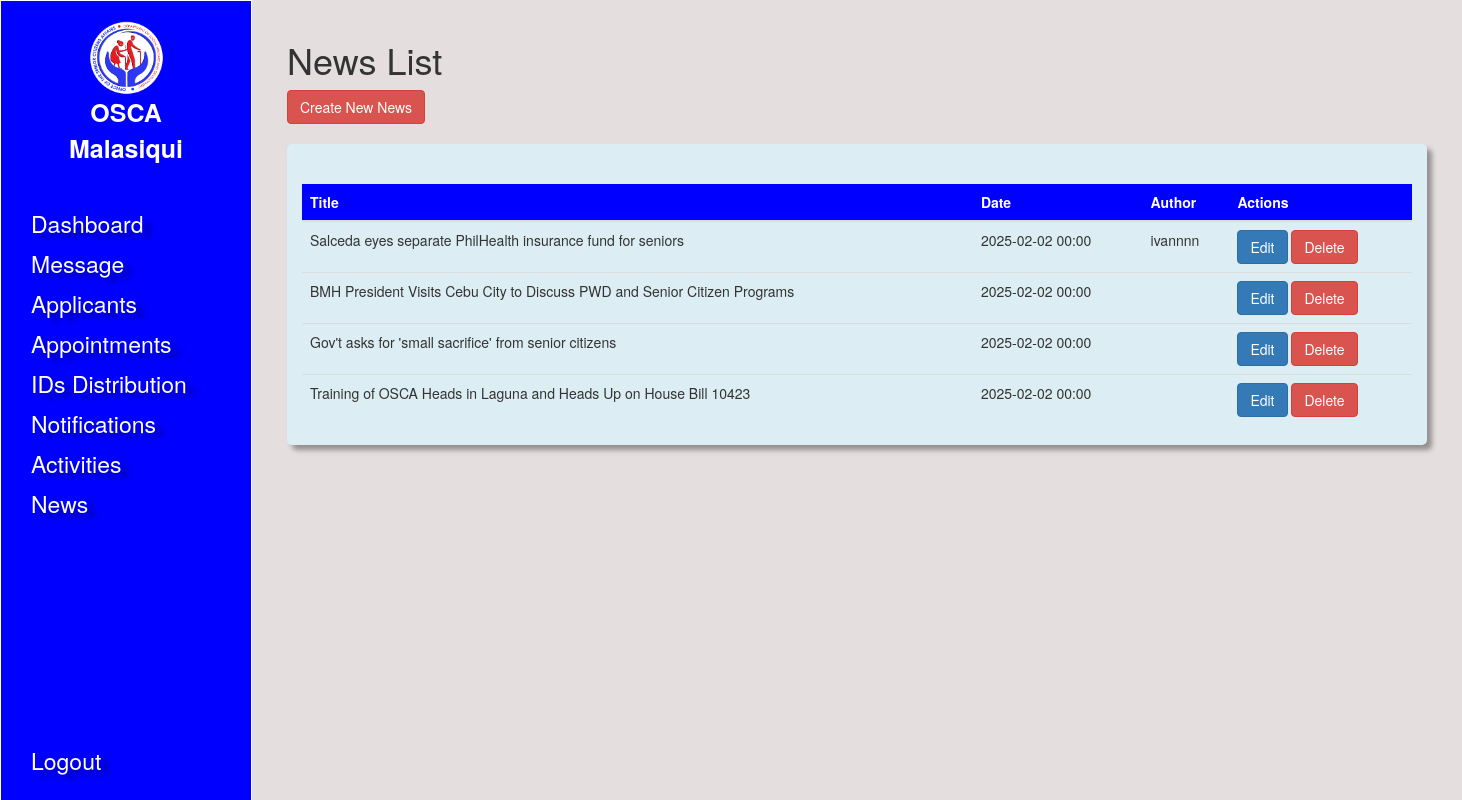
The page /admin/news.php (signed in) on the database its author committed.
### tables this page shows
CREATE TABLE `news` (
  `id` int NOT NULL,
  `author` varchar(100) NOT NULL,
  `title` varchar(255) NOT NULL,
  `news_date` date NOT NULL,
  `content` text NOT NULL,
  `image_path` varchar(255) NOT NULL,
  `headline` tinyint(1) NOT NULL,
  `created_at` timestamp NOT NULL DEFAULT CURRENT_TIMESTAMP,
  `updated_at` timestamp NOT NULL DEFAULT CURRENT_TIMESTAMP,
  `deleted_at` timestamp NULL DEFAULT NULL
);

### admin/news.php (the view, shortened to what this page needs)
<?php
include '.././database/db_connection.php';
$sql = "SELECT * FROM news ORDER BY news_date DESC";
$stmt = $pdo->query($sql);
$newsList = $stmt->fetchAll(PDO::FETCH_ASSOC);
?>
<!DOCTYPE html>
<html lang="en">
<head>
  <link rel="stylesheet" href="./assets/style.css">
  <link rel="stylesheet" href="https://maxcdn.bootstrapcdn.com/bootstrap/3.4.1/css/bootstrap.min.css">
</head>
<body>
  <nav class="navbar">
    <?php include '.././components/admin-nav.php'; ?>
  </nav>
  <div class="main-content">
    <div class="container">
      <h1>News List</h1>
      <button class="btn btn-danger" data-toggle="modal" data-target="#newsModal" id="createBtn">Create New News</button>
      <br><br>
      <div class="col-sm-12 formapplicants paddingtop">
        <table class="table table-hover spacingtop20">
          <thead>
            <tr class="rowtable">
              <th>Title</th>
              <th>Date</th>
              <th>Author</th>
              <th>Actions</th>
            </tr>
          </thead>
          <tbody>
            <?php foreach ($newsList as $news): ?>
              <tr>
                <td><?php echo htmlspecialchars($news['title']); ?></td>
                <td><?php echo date('Y-m-d H:i', strtotime($news['news_date'])); ?></td>
                <td><?php echo htmlspecialchars($news['author']); ?></td>
                <td>
                  <button class="btn btn-primary editBtn"
                          data-id="<?php echo isset($news['id']) ? $news['id'] : ''; ?>"
                          data-title="<?php echo isset($news['title']) ? htmlspecialchars($news['title']) : ''; ?>"
                          data-date="<?php echo isset($news['news_date']) ? date('Y-m-d\TH:i', strtotime($news['news_date'])) : ''; ?>"
                          data-content="<?php echo isset($news['content']) ? htmlspecialchars(strip_tags($news['content'])) : ''; ?>"
                          data-image_path="<?php echo isset($news['image_path']) ? htmlspecialchars($news['image_path']) : ''; ?>"
                          data-headline="<?php echo isset($news['headline']) ? $news['headline'] : 0; ?>"
                          data-author="<?php echo isset($news['author']) ? $news['author'] : ''; ?>">
                    Edit
                  </button>
                  <button class="btn btn-danger deleteBtn"
                          data-id="<?php echo isset($news['id']) ? $news['id'] : ''; ?>">
                    Delete
                  </button>
                </td>
              </tr>
            <?php endforeach; ?>
          </tbody>
        </table>
      </div>
    </div>
  </div>
</body>
</html>

### admin/assets/style.css (style rules this page uses)
body { display: flex; min-height: 100vh; margin: 0; overflow-x: hidden; }
.main-content { background-color: rgb(228, 222, 222); }
.main-content { margin-left: 250px; padding: 20px; width: 100%; }
.table > thead > tr > th { text-align: left; }
.spacingtop20 { margin-top: 20px; }
.paddingtop { padding-top: 20px; }
.formapplicants { background-color: rgb(220, 237, 243); display: flex; flex-direction: column; flex-wrap: wrap; align-content: stretch; justify-content: center; align-items: stretch; border-radius: 5px; height: 100%; filter: drop-shadow(5px 5px 2.5px rgba(0, 0, 0, 0.34901960784313724)); }
.rowtable { background-color: blue; color: white; }

### rows shown on the page
news: title "Salceda eyes separate PhilHealth insurance fund for seniors", news_date "2025-02-02 00:00", author "ivannnn"
news: title "BMH President Visits Cebu City to Discuss PWD and Senior Citizen Programs", news_date "2025-02-02 00:00"
news: title "Gov't asks for 'small sacrifice' from senior citizens", news_date "2025-02-02 00:00"
news: title "Training of OSCA Heads in Laguna and Heads Up on House Bill 10423", news_date "2025-02-02 00:00"
